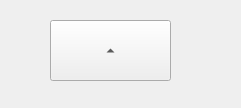
<?xml version="1.0" encoding="UTF-8"?>
<ui version="4.0">
 <class>MainWindow</class>
 <widget class="QMainWindow" name="MainWindow">
  <property name="geometry">
   <rect>
    <x>0</x>
    <y>0</y>
    <width>241</width>
    <height>108</height>
   </rect>
  </property>
  <property name="windowTitle">
   <string>MainWindow</string>
  </property>
  <widget class="QWidget" name="centralwidget">
   <widget class="QToolButton" name="toolButton">
    <property name="geometry">
     <rect>
      <x>50</x>
      <y>20</y>
      <width>121</width>
      <height>61</height>
     </rect>
    </property>
    <property name="text">
     <string>...</string>
    </property>
    <property name="popupMode">
     <enum>QToolButton::DelayedPopup</enum>
    </property>
    <property name="toolButtonStyle">
     <enum>Qt::ToolButtonIconOnly</enum>
    </property>
    <property name="arrowType">
     <enum>Qt::UpArrow</enum>
    </property>
   </widget>
  </widget>
 </widget>
 <resources/>
 <connections/>
</ui>
